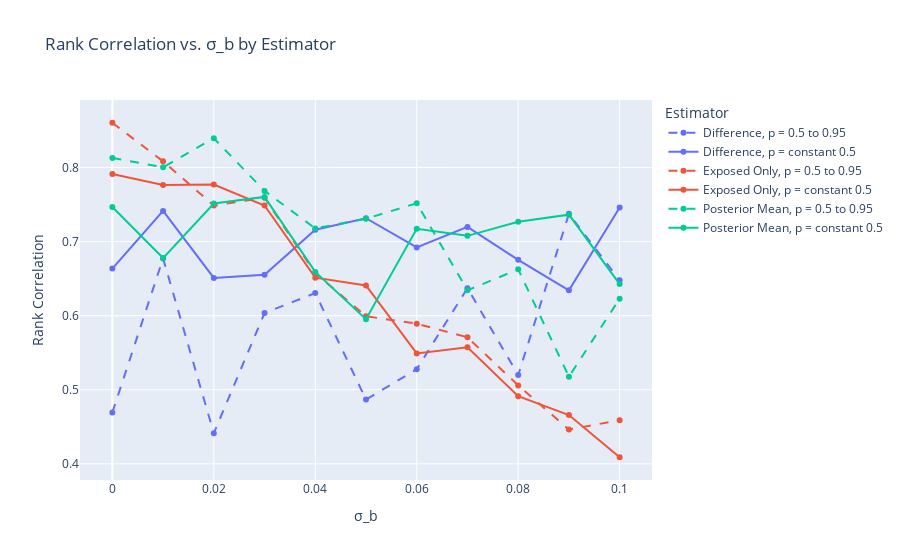

Notebook source saved alongside this figure:
### Code cell
fig_corr = px.line(
    result_means,
    x="sigma_b",
    y="rank_corr",
    color="estimator",
    line_dash="p",
    line_dash_map=dash_map,
    markers=True,
    title="Rank Correlation vs. σ_b by Estimator",
    labels={"sigma_b": "σ_b", "rank_corr": "Rank Correlation"},
)

# keep legend showing only estimator
fig_corr.update_layout(legend_title_text="Estimator")
fig_corr.show()

### Figure 1 — Plotly figure (JSON) as saved in the notebook; plotly's stock layout.template omitted (floating-point values rounded to 4 significant figures)
{"data": [{"hovertemplate": "estimator=Difference<br>p=p = 0.5 to 0.95<br>σ_b=%{x}<br>Rank Correlation=%{y}<extra></extra>", "legendgroup": "Difference, p = 0.5 to 0.95", "line": {"color": "#636efa", "dash": "dash"}, "marker": {"symbol": "circle"}, "mode": "lines+markers", "name": "Difference, p = 0.5 to 0.95", "orientation": "v", "showlegend": true, "type": "scatter", "x": [0, 0.01, 0.02, 0.03, 0.04, 0.05, 0.06, 0.07, 0.08, 0.09, 0.1], "xaxis": "x", "y": [0.4692, 0.6774, 0.4414, 0.6035, 0.6306, 0.4868, 0.5277, 0.6372, 0.5199, 0.7375, 0.6478], "yaxis": "y"}, {"hovertemplate": "estimator=Difference<br>p=p = constant 0.5<br>σ_b=%{x}<br>Rank Correlation=%{y}<extra></extra>", "legendgroup": "Difference, p = constant 0.5", "line": {"color": "#636efa", "dash": "solid"}, "marker": {"symbol": "circle"}, "mode": "lines+markers", "name": "Difference, p = constant 0.5", "orientation": "v", "showlegend": true, "type": "scatter", "x": [0, 0.01, 0.02, 0.03, 0.04, 0.05, 0.06, 0.07, 0.08, 0.09, 0.1], "xaxis": "x", "y": [0.6636, 0.7415, 0.6509, 0.6554, 0.716, 0.7316, 0.6922, 0.7198, 0.6754, 0.6342, 0.7461], "yaxis": "y"}, {"hovertemplate": "estimator=Exposed Only<br>p=p = 0.5 to 0.95<br>σ_b=%{x}<br>Rank Correlation=%{y}<extra></extra>", "legendgroup": "Exposed Only, p = 0.5 to 0.95", "line": {"color": "#EF553B", "dash": "dash"}, "marker": {"symbol": "circle"}, "mode": "lines+markers", "name": "Exposed Only, p = 0.5 to 0.95", "orientation": "v", "showlegend": true, "type": "scatter", "x": [0, 0.01, 0.02, 0.03, 0.04, 0.05, 0.06, 0.07, 0.08, 0.09, 0.1], "xaxis": "x", "y": [0.8605, 0.8084, 0.7486, 0.7592, 0.6574, 0.5992, 0.5892, 0.5709, 0.5059, 0.4463, 0.4589], "yaxis": "y"}, {"hovertemplate": "estimator=Exposed Only<br>p=p = constant 0.5<br>σ_b=%{x}<br>Rank Correlation=%{y}<extra></extra>", "legendgroup": "Exposed Only, p = constant 0.5", "line": {"color": "#EF553B", "dash": "solid"}, "marker": {"symbol": "circle"}, "mode": "lines+markers", "name": "Exposed Only, p = constant 0.5", "orientation": "v", "showlegend": true, "type": "scatter", "x": [0, 0.01, 0.02, 0.03, 0.04, 0.05, 0.06, 0.07, 0.08, 0.09, 0.1], "xaxis": "x", "y": [0.7914, 0.7766, 0.777, 0.7487, 0.6514, 0.6408, 0.5491, 0.5573, 0.4913, 0.4659, 0.4089], "yaxis": "y"}, {"hovertemplate": "estimator=Posterior Mean<br>p=p = 0.5 to 0.95<br>σ_b=%{x}<br>Rank Correlation=%{y}<extra></extra>", "legendgroup": "Posterior Mean, p = 0.5 to 0.95", "line": {"color": "#00cc96", "dash": "dash"}, "marker": {"symbol": "circle"}, "mode": "lines+markers", "name": "Posterior Mean, p = 0.5 to 0.95", "orientation": "v", "showlegend": true, "type": "scatter", "x": [0, 0.01, 0.02, 0.03, 0.04, 0.05, 0.06, 0.07, 0.08, 0.09, 0.1], "xaxis": "x", "y": [0.813, 0.8003, 0.8396, 0.7685, 0.7178, 0.7309, 0.7518, 0.6342, 0.6625, 0.5176, 0.623], "yaxis": "y"}, {"hovertemplate": "estimator=Posterior Mean<br>p=p = constant 0.5<br>σ_b=%{x}<br>Rank Correlation=%{y}<extra></extra>", "legendgroup": "Posterior Mean, p = constant 0.5", "line": {"color": "#00cc96", "dash": "solid"}, "marker": {"symbol": "circle"}, "mode": "lines+markers", "name": "Posterior Mean, p = constant 0.5", "orientation": "v", "showlegend": true, "type": "scatter", "x": [0, 0.01, 0.02, 0.03, 0.04, 0.05, 0.06, 0.07, 0.08, 0.09, 0.1], "xaxis": "x", "y": [0.7467, 0.6778, 0.7515, 0.7604, 0.6591, 0.5954, 0.7173, 0.7078, 0.7269, 0.7364, 0.6427], "yaxis": "y"}], "layout": {"legend": {"title": {"text": "Estimator"}, "tracegroupgap": 0}, "title": {"text": "Rank Correlation vs. σ_b by Estimator"}, "xaxis": {"anchor": "y", "domain": [0, 1], "title": {"text": "σ_b"}}, "yaxis": {"anchor": "x", "domain": [0, 1], "title": {"text": "Rank Correlation"}}}}
